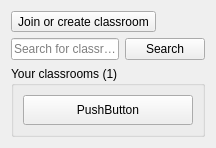
      <widget class="QWidget" name="tab_classrooms">
       <attribute name="title">
        <string>Classrooms</string>
       </attribute>
       <layout class="QVBoxLayout" name="verticalLayout_3">
        <item>
         <widget class="QToolButton" name="toolButton_9">
          <property name="text">
           <string>Join or create classroom</string>
          </property>
          <property name="icon">
           <iconset>
            <normaloff>assets/icons/plus.png</normaloff>assets/icons/plus.png</iconset>
          </property>
          <property name="toolButtonStyle">
           <enum>Qt::ToolButtonTextBesideIcon</enum>
          </property>
         </widget>
        </item>
        <item>
         <layout class="QHBoxLayout" name="horizontalLayout_4">
          <item>
           <widget class="QLineEdit" name="lineEdit_2">
            <property name="placeholderText">
             <string>Search for classroom</string>
            </property>
           </widget>
          </item>
          <item>
           <widget class="QPushButton" name="pushButton_8">
            <property name="text">
             <string>Search</string>
            </property>
            <property name="icon">
             <iconset>
              <normaloff>assets/icons/search.png</normaloff>assets/icons/search.png</iconset>
            </property>
           </widget>
          </item>
         </layout>
        </item>
        <item>
         <widget class="QGroupBox" name="groupBox_2">
          <property name="title">
           <string>Your classrooms (1)</string>
          </property>
          <layout class="QGridLayout" name="gridLayout_3">
           <item row="0" column="0">
            <widget class="QPushButton" name="pushButton_10">
             <property name="sizePolicy">
              <sizepolicy hsizetype="Minimum" vsizetype="Maximum">
               <horstretch>0</horstretch>
               <verstretch>0</verstretch>
              </sizepolicy>
             </property>
             <property name="minimumSize">
              <size>
               <width>0</width>
               <height>30</height>
              </size>
             </property>
             <property name="text">
              <string>PushButton</string>
             </property>
            </widget>
           </item>
          </layout>
         </widget>
        </item>
       </layout>
      </widget>
